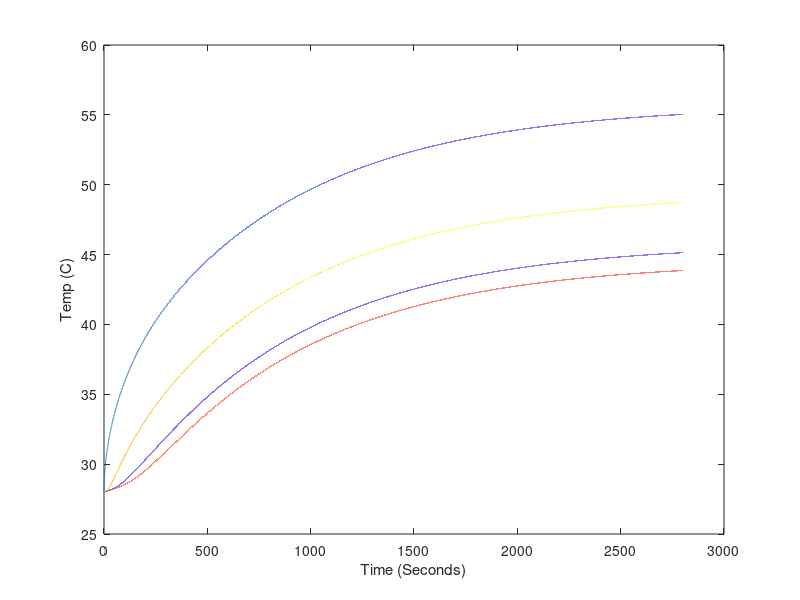

Write MATLAB code to recreate this figure. (Note: this script raises an error after producing the figure.)
%Number of steps
Nx = 100; %Number of steps in length
Nt = 100000; %Number of steps in time
t0 = 0; %Start time (s)
tf = 2800; %End time (s)
x0 = 0; %Start length (m)
xf = 0.3; %End length (m)

%Constants
kc = 13.5; %Convection coefficient of horizontal Al rod (W/(m^2K))
k = 160; %Constant of conductivity of Al (W/(mK))
a = 0.011; %Radius of the rod (m)
e = .21; %Emmisivity of sandblasted Al rod
SBc = 5.67e-8; %Stefan-Boltzmann constant (W/(m^2K^4))
Tamb = 298+7; %Ambient temperature (K)
Cp = 850; %Specific heat capacity of Al (J/(K kg))
rho = 2.7e3; %Density of Al (kg/m^3)

%Calculated numbers
dx = (xf - x0)/(Nx);
dt = (tf - t0)/(Nt);
dT_convec = @(Tx) (kc*2*(Tx-Tamb)*dt)/(Cp*rho*a); %Temperature change due to convection (K)
dT_rad = @(Tx) (e*SBc*2*(Tx.^4-Tamb^4)*dt)/(Cp*rho*a); %Temperature change due to radiation (K)
dT_convec_end = @(Tx) (kc*(Tx-Tamb)*dt)/(Cp*rho*dx);
dT_rad_end = @(Tx) (e*SBc*(Tx.^4-Tamb^4)*dt)/(Cp*rho*dx);
dT = @(P) (P * dt)/(Cp * pi*a^2*dx*rho); %Temperature change in chunk (K)

%==============
%= Simulation =
%==============

%Constants
Pinl = 6.5; %Power into the left side of the rod (W)

%Storage
T = zeros(Nx, Nt); %Array o temp over time, indices are (x,t)

%initial
T(:,1) = ones(Nx,1)*(273+28); %Set all temperatures to Tamb

for time = 1:Nt-1
    %power in to rod
    T(1,time+1)=T(1,time)+dT(Pinl);
    
    %temperature changes due to conduction
    %along rod
    T(2:Nx-1,time+1)=T(2:Nx-1,time)+(k/(Cp*rho))*((T(3:Nx,time)-2*T(2:Nx-1,time)+T(1:Nx-2,time))./dx^2)*dt;
    T(1,time+1) = T(1,time+1)+((k/(Cp*rho))*(T(2,time)-T(1,time+1))./dx^2)*dt;
    T(Nx,time+1) = T(Nx,time)-((k/(Cp*rho))*(T(Nx,time)-T(Nx-1,time))./dx^2)*dt;
    
    %temperature changes due to loss in convection and radiation
    %along rod
    T(1:Nx,time+1)=T(1:Nx,time+1) - dT_convec(T(1:Nx,time+1)) - dT_rad(T(1:Nx,time+1));
    
    %at cold and hot end of rod
    T(Nx,time+1)=T(Nx,time+1) - dT_convec_end(T(Nx,time+1)) - dT_rad_end(T(Nx,time+1));
end

timeSim = linspace(0,tf,Nt);

% for position = 1:Nx
%     plot(timeSim,(T(position,:)-273));
%     hold on;
% end

plot(timeSim,(T(1,:)-273));
hold on
plot(timeSim,(T(Nx,:)-273));
plot(timeSim,(T(floor(Nx/3),:)-273));
plot(timeSim,(T(floor(Nx*2/3),:)-273));

xlabel('Time (Seconds)');
ylabel('Temp (C)');

timeDATA = timeDATA(1:size(T1, 2));
plot(timeDATA, T1, 'c', timeDATA, T2, 'y', timeDATA, T3, 'g', timeDATA, T4, 'r', timeDATA, T5, 'm')

hold off;